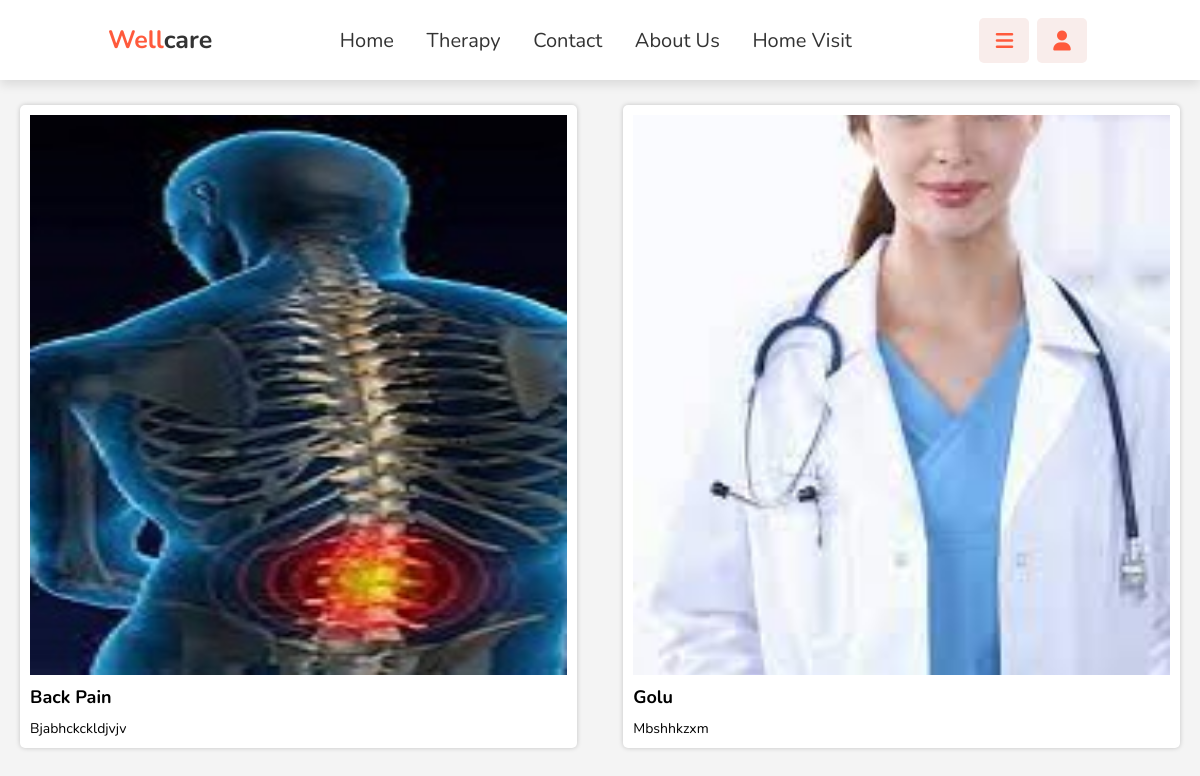
/wellcare/therapy.php, run on the app's committed database.
### tables this page shows
CREATE TABLE `therapy` (
  `therapy_id` bigint(12) NOT NULL,
  `therapy_name` varchar(50) NOT NULL,
  `therapy_image` text NOT NULL,
  `therapy_description` text NOT NULL
);

### wellcare/therapy.php (the view, shortened to what this page needs)
<?php
include('header.php');
?>
<!DOCTYPE html>
<html?>
<head>
</head>
<body>
    <h1>Therapy List</h1>
<?php
include('db_connection.php');
$conn = new mysqli($servername, $username, $password, $dbname);
$sql = "SELECT * FROM therapy";
$result = $conn->query($sql);
if ($result->num_rows > 0) {
    echo "<div class='therapy-container'>";
    while ($row = $result->fetch_assoc()) {
        echo "<div class='therapy-card'>";
        $imagePath = 'welcare/' . $row["therapy_image"];
        echo "<img src='" . $imagePath . "' alt='" . $row["therapy_name"] . "' class='therapy-image'>";
        echo "<div class='therapy-name'>" . $row["therapy_name"] . "</div>";
        echo "<div class='therapy-description'>" . $row["therapy_description"] . "</div>";
        echo "</div>";
    }
    echo "</div>";
} else {
    echo "No therapies found.";
}
?>
</body>
</html>

### wellcare/header.php (style rules this page uses)
:root { --red: #ff5a3c; --light-red: #f9edeb; }
* { font-family: 'Nunito', sans-serif; margin: 0; padding: 0; box-sizing: border-box; outline: none; border: none; text-decoration: none; text-transform: capitalize; }
html { font-size: 62.5%; overflow-x: hidden; scroll-behavior: smooth; scroll-padding-top: 7rem; }
body { background: #f7f7f7; }

### wellcare/therapy.php (style rules this page uses)
body { font-family: Popins, sans-serif; margin: 100; padding: 20px; background-color: #f4f4f4; }
.therapy-container { display: flex; flex-wrap: wrap; justify-content: space-between; margin-top: 5%; }
.therapy-card { width: 48%; margin-bottom: 20px; background-color: #fff; padding: 10px; border-radius: 5px; box-shadow: 0 0 5px rgba(0, 0, 0, 0.2); transition: transform 0.3s ease; }
.therapy-image { width: 100%; height: 70vh; object-fit: cover; display: block; margin: 0 auto; }
.therapy-name { font-size: 18px; font-weight: bold; margin-top: 10px; }
.therapy-description { font-size: 14px; margin-top: 10px; }

### data on the page
therapy: therapy_image (picture), therapy_name "Back Pain", therapy_description "Bjabhckckldjvjv"
therapy: therapy_image (picture), therapy_name "Golu", therapy_description "Mbshhkzxm"
